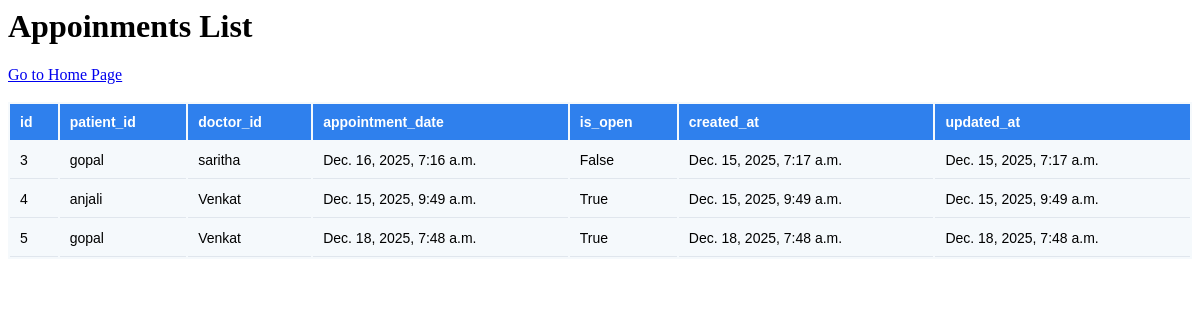
/appointments/list_appointments/, run on an earlier commit of the app's database.
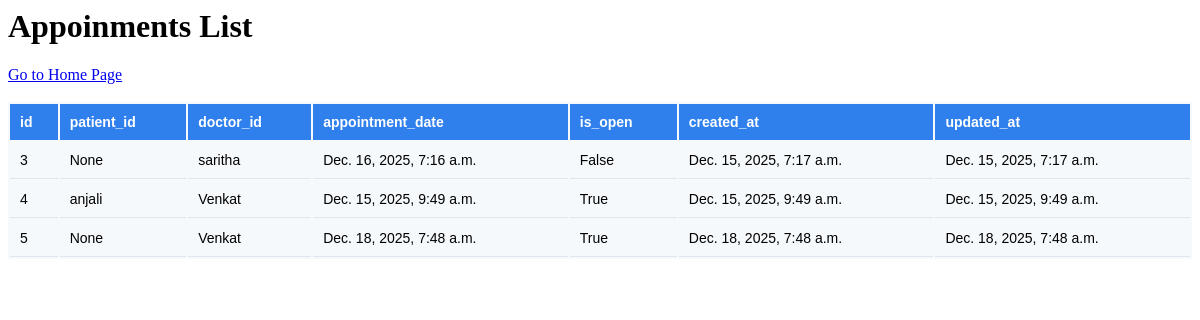
And on a later commit of the database.
### apps/appointments/models.py (models this page shows, shortened)
class Appointments(models.Model):
    appointment_id = models.AutoField(primary_key=True)
    patient_id = models.ForeignKey(Patient, on_delete=models.SET_NULL, null=True)
    doctor_id = models.ForeignKey(Doctor, on_delete=models.SET_NULL, null=True) # if doctor is deleted this id will be null
    appointment_date = models.DateTimeField()
    is_open = models.BooleanField(default=True) # appointment is completed or not
    created_at = models.DateTimeField(auto_now_add=True)
    updated_at = models.DateTimeField(auto_now=True)

### apps/patients/models.py (models this page shows)
class Patient(models.Model):
    patient_id = models.AutoField(primary_key=True)
    name = models.CharField(max_length=100, null=False)
    phone = models.IntegerField(null=True)
    city = models.CharField(max_length=50, null=True)
    gender = models.CharField(max_length=1,choices=GENDER_CHOICES, null=False, default='Other')
    notes = models.TextField(null=True)
    doctor_id = models.ForeignKey(Doctor, on_delete=models.SET_NULL, null=True)
    created_at = models.DateTimeField(auto_now_add=True)
    updated_at = models.DateTimeField(auto_now=True)
    def __str__(self):
        return self.name

### apps/doctors/models.py (models this page shows)
class Doctor(models.Model):
    id = models.AutoField(primary_key=True)
    name = models.CharField(max_length=100, null=False)
    email = models.CharField(max_length=100, null=True)
    phone = models.IntegerField(null=True)
    city = models.CharField(max_length=50, null=True)
    dept_id = models.ForeignKey(Department, on_delete=models.SET_NULL, null=True)
    created_at = models.DateTimeField(auto_now_add=True)
    updated_at = models.DateTimeField(auto_now=True)
    def __str__(self):
        return self.name

### apps/appointments/views.py (the view)
# urls.py: path('list_appointments/', list_all_appointments, name='list-appointments')
def list_all_appointments(request):
    data = Appointments.objects.all()
    return render(request, 'appointments/list_all_appointments.html', context={'appointments':data})

### apps/appointments/templates/appointments/list_all_appointments.html (shortened to what this page needs)
<html>
<h1>Appoinments List</h1>
<head>
    {% load static %}
    <link rel="stylesheet" href="{% static 'css/table.css' %}">
</head>
<a href="{% url 'home' %}">Go to Home Page</a><br><br>
<table class='hms-table'>
    <thead>
        <tr>
            <th>id</th>
            <th>patient_id</th>
            <th>doctor_id</th>
            <th>appointment_date</th>
            <th>is_open</th>
            <th>created_at</th>
            <th>updated_at</th>
        </tr>
    </thead>
    <tbody>
        {% for a in appointments %}
        <tr>
            <td>{{ a.appointment_id }}</td>
            <td>{{ a.patient_id }}</td>
            <td>{{ a.doctor_id }}</td>
            <td>{{ a.appointment_date }}</td>
            <td>{{ a.is_open }}</td>
            <td>{{ a.created_at }}</td>
            <td>{{ a.updated_at }}</td>
        </tr>
        {% endfor %}
    </tbody>
</table>
</html>

What changed in the data, as far as the page shows it:
changed Appointments "Dec. 16, 2025, 7:16 a.m.": patient_id "gopal" → "None"
changed Appointments "Dec. 18, 2025, 7:48 a.m.": patient_id "gopal" → "None"
